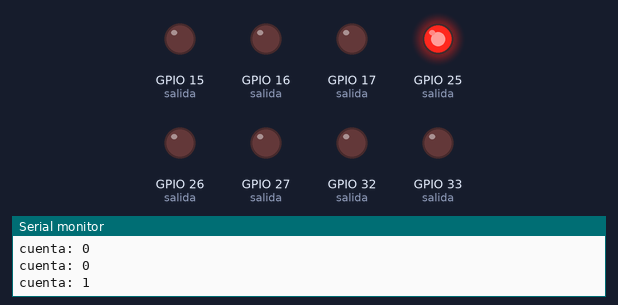
A program run on a simulated ESP32. Shown: output pins drawn as LEDs (lit = HIGH), the last lines printed to the serial monitor.

Above: at 0.1 s.
At 5.1 s:
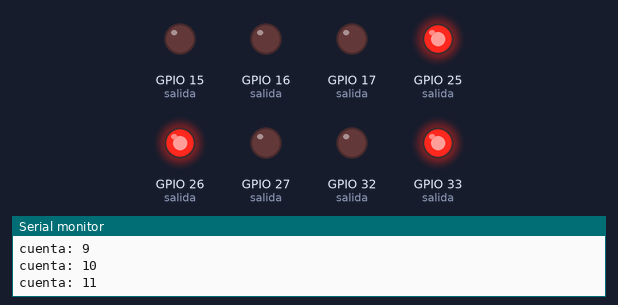
At 10.1 s:
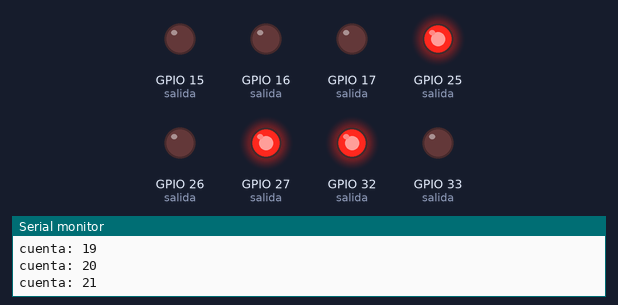
At 20.1 s:
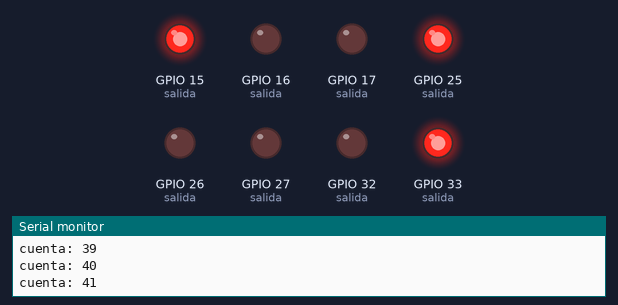
At 30.1 s:
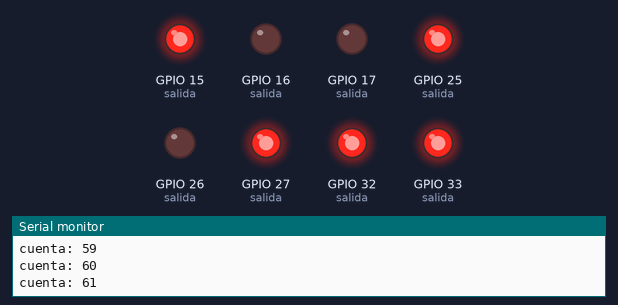
At 39.75 s:
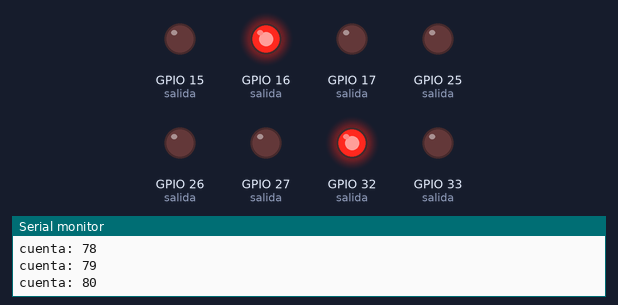
Timing chart, 0 to 40.0 s (numbered marks = the images above):
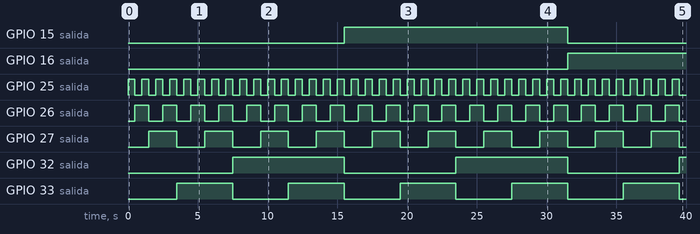

The program:

main.cpp
```cpp
#include <Arduino.h>
#define b0 25
#define b1 26
#define b2 27
#define b3 33
#define b4 32
#define b5 15
#define b6 16
#define b7 17

uint8_t salida [8] = {b7, b6, b5, b4 ,b3, b2, b1, b0};
boolean estados[8] = {0,0, 0 ,0 ,0, 0, 0, 0};
uint8_t cuenta = 0;

void mostrarCuenta(){
  Serial.print("cuenta: ");
  Serial.println(cuenta);
  uint8_t dato = cuenta;
  uint8_t residuo = 0;
  uint8_t i = 1;

  for(uint8_t i = 0; i<sizeof(estados)/sizeof(estados[0]); i++){
    estados[i] = 0;
  }

  while(dato>0){
    residuo = dato % 2;
    dato = dato/2;
    estados[8-i] = residuo;
    //Serial.print(residuo);
    i++;
  }
  //Serial.println();
  for(uint8_t i = 0; i<sizeof(estados)/sizeof(estados[0]); i++){
    digitalWrite(salida[i], estados[i]);
  }

}

void setup() {
  //Configuración de puertos
  for(uint8_t i = 0; i<sizeof(salida)/sizeof(salida[0]); i++){
    pinMode(salida[i], OUTPUT);
  }
  //Comunicación Serial
  Serial.begin(115200);
  Serial.print("cuenta: ");
  Serial.println(cuenta);

  mostrarCuenta();
}

void loop() {
  cuenta++;
 mostrarCuenta();
 delay(500);
}
```

Measured:
- by itself, GPIO 15 (salida): LOW → HIGH at 15.5 s, → LOW 16.0 s later
- by itself, GPIO 16 (salida): LOW → HIGH at 31.5 s
- by itself, GPIO 25 (salida): alternates HIGH for 0.50 s and LOW for 0.50 s
- by itself, GPIO 26 (salida): alternates HIGH for 1.0 s and LOW for 1.0 s
- by itself, GPIO 27 (salida): alternates HIGH for 2.0 s and LOW for 2.0 s
- by itself, GPIO 32 (salida): alternates HIGH for 8.0 s and LOW for 8.0 s
- by itself, GPIO 33 (salida): alternates HIGH for 4.0 s and LOW for 4.0 s
